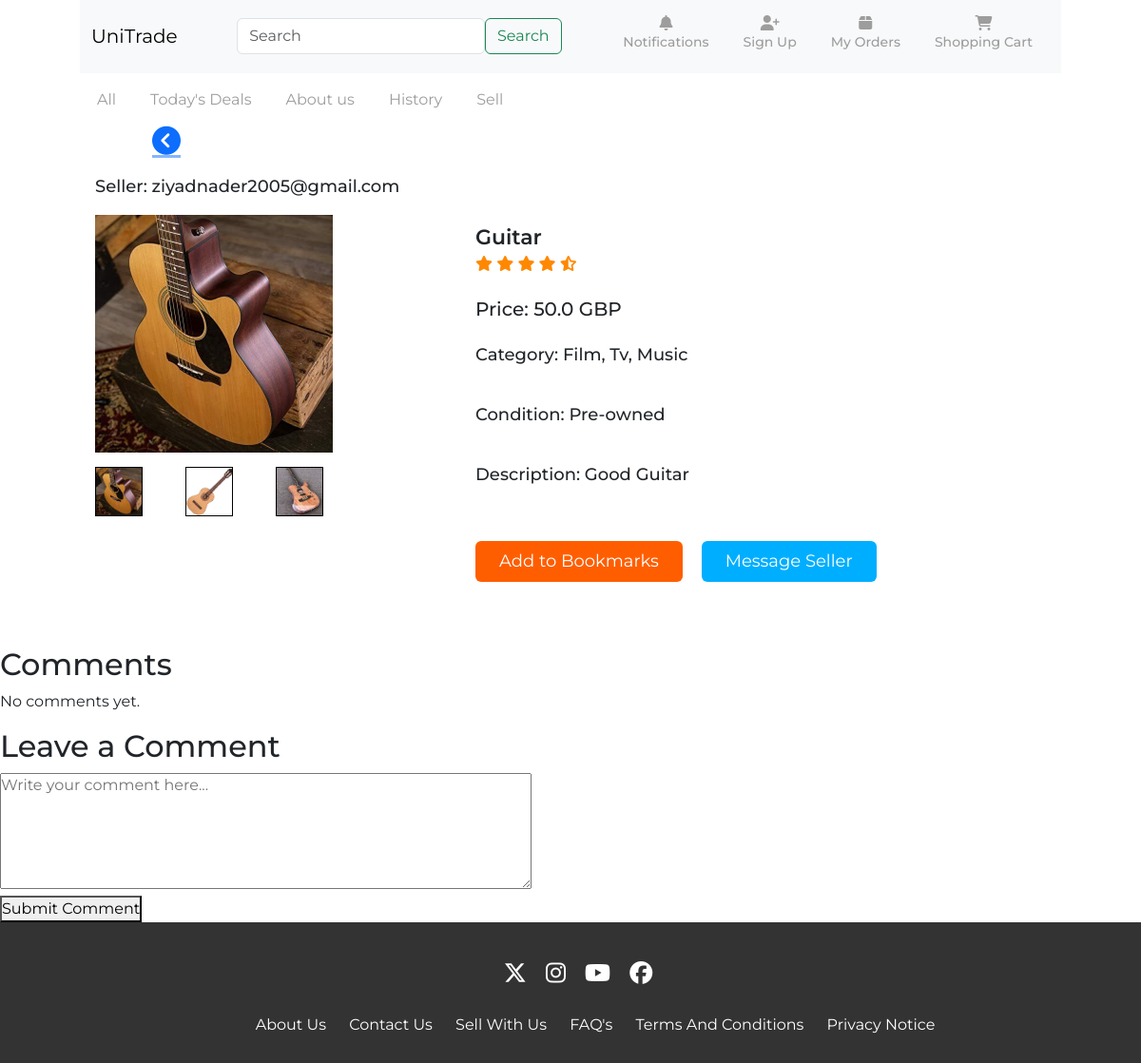
The page /marketplace/21/ on the database its author committed.
### marketplace/models.py (models this page shows, shortened)
class Product(models.Model):
    CONDITION_CHOICES = [
        ('pre_owned', 'Pre-owned'),
        ('new_with_box', 'New with Box'),
        ('new_without_box', 'New without Box'),
        ('new_with_defects', 'New with Defects'),
    ]
    title = models.CharField(max_length=255, null=False, blank=False)
    brand = models.CharField(max_length=255, null=True, blank=True)
    department = models.ForeignKey(Department, on_delete=models.CASCADE, related_name='products')
    price = models.FloatField(default=0.0, validators =[MinValueValidator(0.0)])
    condition = models.CharField(max_length=20, choices=CONDITION_CHOICES, default='Pre-owned')
    description = models.TextField()
    product_id = models.AutoField(primary_key=True)
    seller = models.ForeignKey(CustomUser, on_delete=models.CASCADE, related_name='products')

class Productimage(models.Model):
    imageID = models.AutoField(primary_key=True)
    product =  models.ForeignKey(Product, on_delete=models.CASCADE)
    imageURL = models.ImageField(upload_to='product_images/', default='https://png.pngtree.com/png-clipart/20190918/ourmid/pngtree-load-the-3273350-png-image_1733730.jpg')

class Department(models.Model):
    name = models.CharField(max_length = 100, null = False, blank = False)
    def __str__(self):
        return self.name

### accounts/models.py (models this page shows, shortened)
class CustomUser(AbstractBaseUser, PermissionsMixin):
    email = models.EmailField(max_length=254, unique=True)
    password = models.CharField(max_length=128)
    is_staff = models.BooleanField(default=False)
    is_superuser = models.BooleanField(default=False)
    is_active = models.BooleanField(default=False)
    USERNAME_FIELD = 'email'
    REQUIRED_FIELDS = []
    objects = CustomUserManager()
    validators = [
        MinLengthValidator(8),  # Minimum length of 8 characters
    ]

### marketplace/views.py (the view)
# urls.py: path('marketplace/<int:product_id>/', views.viewItem, name='item'),
def viewItem(request, product_id):
    product = get_object_or_404(Product, pk=product_id)  # Get specific listing by ID (or raise 404)
    productimages = Productimage.objects.filter(product=product_id)
    comments = product.comments.all()  # Fetch comments for this product
    context = {'product': product, 'productimages' : productimages, 'comments' : comments}
    return render(request, 'marketplace/item.html', context)

### marketplace/templates/marketplace/item.html (shortened to what this page needs)
{% load static %}
<!DOCTYPE html>
<html lang="en">
<head>
    <link rel="stylesheet" href="https://cdnjs.cloudflare.com/ajax/libs/font-awesome/6.5.2/css/all.min.css">
    <link rel="stylesheet" href="{% static 'css/styles.css' %}">
    <link rel = "stylesheet" href="https://cdn.jsdelivr.net/npm/bootstrap@5.3.0/dist/css/bootstrap.min.css">
</head>
<body>
     <section id="nav-bar">
        <div class="container">
            <nav class="navbar navbar-expand-lg bg-body-tertiary">
                <div class="container-fluid">
                    <a class="navbar-brand" href="{% url 'products' %}">UniTrade</a>
                    <div class="collapse navbar-collapse" id="navbarSupportedContent">
                        <form class="d-flex form-inline my-2 my-lg-0" role="search" method="POST" action="{% url 'search_view' %}">
                            <input class="form-control mr-sm-2" type="search" placeholder="Search"name= "search_query"aria-label="Search">
                            <button class="btn btn-outline-success my-2 my-sm-0" type="submit">Search</button>
                        </form>
                        <ul class="navbar-nav mb-2 mb-lg-0">
                            <li class="nav-item">
                                <a class="nav-link d-flex flex-column align-items-center" href="#">
                                    <span class="fa fa-bell mb-1"></span>
                                    <h5>Notifications</h5>
                                </a>
                            </li>
                            <li class="nav-item">
                                <a class="nav-link d-flex flex-column align-items-center" href="{% url 'signup' %}">
                                    <span class="fa fa-user-plus mb-1"></span>
                                    <h5>Sign Up</h5>
                                </a>
                            </li>
                            <li class="nav-item">
                                <a class="nav-link d-flex flex-column align-items-center" href="#">
                                    <span class="fa fa-box mb-1"></span>
                                    <h5>My Orders</h5>
                                </a>
                            </li>
                            <li class="nav-item">
                                <a class="nav-link d-flex flex-column align-items-center" href="#">
                                    <span class="fa fa-shopping-cart mb-1"></span>
                                    <h5>Shopping Cart</h5>
                                </a>
                            </li>
                        </ul>
                    </div>
                </div>
            </nav>
        </div>
    </section>
    <section id="Filter">
        <div class="container">
            <nav class="navbar navbar-expand-lg navbar-light" style="color: #fff;">
                <div class="container-fluid">
                    <div class="collapse navbar-collapse" id="navbarNav">
                        <ul class="navbar-nav me-auto mb-2 mb-lg-0">
                            <li class="nav-item">
                                <span role="button" data-bs-toggle="offcanvas" data-bs-target="#offcanvasWithBothOptions" aria-controls="offcanvasWithBothOptions" class="nav-link category-trigger" style="cursor:pointer;">All</span>
                            </li>
                            <li class="nav-item">
                                <a class="nav-link" href="#">Today's Deals</a>
                            </li>
                            <li class="nav-item">
                                <a class="nav-link" href="{% url 'aboutus' %}">About us</a>
                            </li>
                            <li class="nav-item">
                                <a class="nav-link active" aria-current="page" href="#">History</a>
                            </li>
                            <li class="nav-item">
                                <a class="nav-link active" aria-current="page" href="{% url 'current' %}">Sell</a>
                            </li>
                        </ul>
                    </div>
                </div>
            </nav>
        </div>
    </section>
    <a href="{{request.META.HTTP_REFERER|escape}}" class="icon-link d-flex justify-content-center align-items-center" style="width: 30%; height: 100%;">
        <i class="fas fa-chevron-circle-left"></i>
    </a>
    <div class="flex-box">
        <div class="left">
            <div class="quantity">
                <p>Seller: {{product.seller}}</p>
            </div>
            <div class="big-img">
                <img src="/images/{{ product.productimage_set.first.imageURL }}">  </div>
            <div class="images">
                {% for image in productimages %}
                    <div class="small-img">
                        <img src="/images/{{ image.imageURL }}">  <onclick="showImg(this.src)">
                    </div>
                {% endfor %}
            </div>
        </div>
        <div class="right">
            <div class="pname">{{product.title}}</div>
            <div class="ratings">
                <i class="fas fa-star"></i>
                <i class="fas fa-star"></i>
                <i class="fas fa-star"></i>
                <i class="fas fa-star"></i>
                <i class="fas fa-star-half-alt"></i>
            </div>
            <div class="price">Price: {{product.price}} GBP</div>
            <div class="size">
                <p>Category: {{product.department}} </p>
            </div>
            <div class="size">
                <p>Condition: {{product.condition}} </p>
            </div>
            <div class="quantity">
                <p>Description: {{product.description}}</p>
            </div>
            <div class="btn-box">
                <button class="cart-btn">Add to Bookmarks</button>
                <button class="buy-btn">Message Seller</button>
            </div>
        </div>
    </div>
    <br>
    <br>
    <h2>Comments</h2>
    {% if comments %}
    <ul>
        {% for comment in comments %}
        <li>
            <b>{{ comment.author.email }}</b> - {{ comment.created_at }}
            <p>{{ comment.content }}</p>
        </li>
        {% endfor %}
    </ul>
    {% else %}
    <p>No comments yet.</p>
    {% endif %}
    <h2>Leave a Comment</h2>
    <form method="POST" action="{% url 'add_comment' product.product_id %}">  {% csrf_token %}
    <textarea name="content" rows="5" cols="60" placeholder="Write your comment here..."></textarea>
    <br><button type="submit">Submit Comment</button>
    </form>
<section id="footer">
    <div class="container text-center">
        <br>
        <div>
            <a style="color: #fff; font-size: x-large;" href="https://twitter.com/?lang=en"><span style="padding-left: 16px;"><i class="fa-brands fa-x-twitter"></span></i></a>
            <a style="color: #fff; font-size: x-large;" href="https://www.instagram.com/unitrade12/"><span style="padding-left: 16px;"><i class="fab fa-instagram"></span></i></a>
            <a style="color: #fff; font-size: x-large;" href="https://www.youtube.com/"><span style="padding-left: 16px;"><i class="fab fa-youtube"></span></i></a>
            <a style="color: #fff; font-size: x-large;" href="https://en-gb.facebook.com/"><span style="padding-left: 16px;"><i class="fab fa-facebook"></span></i></a>
        </div>
      <div class="footer-columns d-flex justify-content-between">
        <ul class="main-footer-groups 1">
        </ul>
        <ul class="main-footer-groups 2">
          <li class="same-as-above-idk">
            <br>
            <a style="color: #fff; text-decoration: none;" href="{% url 'aboutus' %}"><span style="padding-left: 20px;">About Us</span></a>
            <a style="text-decoration: none; color: #fff;" href="{% url 'products' %}"><span style="padding-left: 20px;">Contact Us</span></a>
            <a style="color: #fff; text-decoration: none;" href="{% url 'current' %}"><span style="padding-left: 20px;">Sell With Us</span></a>
            <a style="text-decoration: none; color: #fff;" href="{% url 'faq' %}"><span style="padding-left: 20px;">FAQ's</span></a>
            <a style="color: #fff; text-decoration: none;" href="{% url 'termsandconditions' %}"><span style="padding-left: 20px;">Terms And Conditions</span></a>
            <a style="color: #fff; text-decoration: none;" href="{% url 'privacypolicy' %}"><span style="padding-left: 20px;">Privacy Notice</span></a>
          </li>
        </ul>
        <ul class="main-footer-groups 3">
        </ul>
      </div>
    </div>
  </section>
</body>
</html>

### accounts/static/css/styles.css (style rules this page uses)
#nav-bar { position: sticky; margin-top: 0; top: 0; z-index: 10; }
.navbar-nav li { padding: 0 10px;; }
.navbar-nav li a { float: right; text-align: left; }
.nav-link { color: #9d9d9d !important ; font-weight: 600; font-size: 16px; }
#navbarSupportedContent { display: flex; justify-content: space-between; align-items: center; }
.navbar .d-flex { flex-grow: 1; justify-content: center; }
.navbar .form-control { width: 60%; }
#nav-bar .container { max-width: 88%; margin: auto; }
.nav-item h5 { font-size: 14px; }
* { box-sizing: border-box; font-family: "Montserrat"; padding: 0; margin: 0; }
body { width: 100%; padding: 0px; overflow-x: hidden !important; }
.category-trigger { display: inline-block; padding: 8px 15px; background-color: #007bff; color: white; border-radius: 5px; cursor: pointer; transition: background-color 0.2s; align-content: center; }
#Filter .container { max-width: 90%; margin: auto; }
#footer { background: #333; color: #fff; padding: 12px; }
* { margin: 0; padding: 0; font-family: 'Roboto', sans-serif; }
.active, .accordion:hover { background-color: #f1f7f5; }
.icon-link i { font-size: 30px; padding-right: 10px; }
#nav-bar .container a { text-decoration: none; }
* { padding: 0; margin: 0; box-sizing: border-box; }
body { font-family: 'Jost', sans-serif; background-color: white !important; }
* { margin: 0; padding: 0; box-sizing: border-box; outline: none; font-family: Montserrat, sans-serif; }
input { width: 100%; background: transparent; border: 0; outline: 0; padding: 18px 15px; }
ul { list-style-type: none; }
.flex-box { display: flex; width: 1000px; margin: 20px auto; }
.left { width: 40%; }
.big-img { width: 250px; }
.big-img img { width: inherit; }
.images { display: flex; flex-wrap: wrap; justify-content: space-between; width: 60%; margin-top: 15px; }
.small-img { width: 50px; overflow: hidden; border: 1.5px solid black; }
.small-img img { width: inherit; cursor: pointer; transition: all 0.3s ease; }
.pname { font-size: 22px; font-weight: 600; margin-top: 50px; }
.ratings i { color: rgb(255, 136, 0); }
.price { font-size: 20px; font-weight: 500; margin: 20px 0; }
.size { display: flex; align-items: center; margin: 20px 0; }
.size p { font-size: 18px; font-weight: 500; }
.quantity { display: flex; }
.quantity p { font-size: 18px; font-weight: 500; }
.btn-box { display: flex; margin-top: 40px; }
.btn-box button { font-size: 18px; padding: 8px 25px; border: none; outline: none; border-radius: 6px; cursor: pointer; color: white; }
.cart-btn { background-color: #ff5e00; margin-right: 20px; }
.buy-btn { background-color: #00aeff; }

### rows shown on the page
Product: seller "ziyadnader2005@gmail.com", productimage_set.first.imageURL (picture), title "Guitar", price "50.0", department "Film, Tv, Music", condition "Pre-owned", description "Good Guitar"
Productimage: imageURL (picture)
Productimage: imageURL (picture)
Productimage: imageURL (picture)
